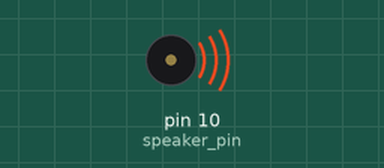
This sketch was run on a simulated Arduino Uno, built with avr-gcc and run on an emulated ATmega328P. Parts: buzzer (waves = sounding).

Above: at 0.1 s.
Timing chart, 0 to 1.6 s (numbered marks = the images above):
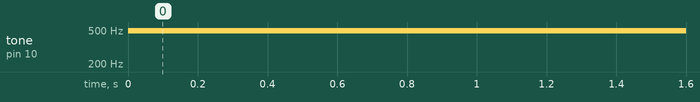

The sketch:

active-buzzer-tutorial.ino
```cpp
int speaker_pin = 10;

void setup() {
  // put your setup code here, to run once:
  pinMode(speaker_pin, OUTPUT);
}

void loop() {
  // put your main code here, to run repeatedly:
//  digitalWrite(speaker_pin, HIGH);
//  delay(500);
//  digitalWrite(speaker_pin, LOW);
//  delay(500);

  analogWrite(speaker_pin, 50);
}
```

Measured:
- by itself, tone on pin 10 (speaker_pin): silent → 490 Hz at 0.00 s
